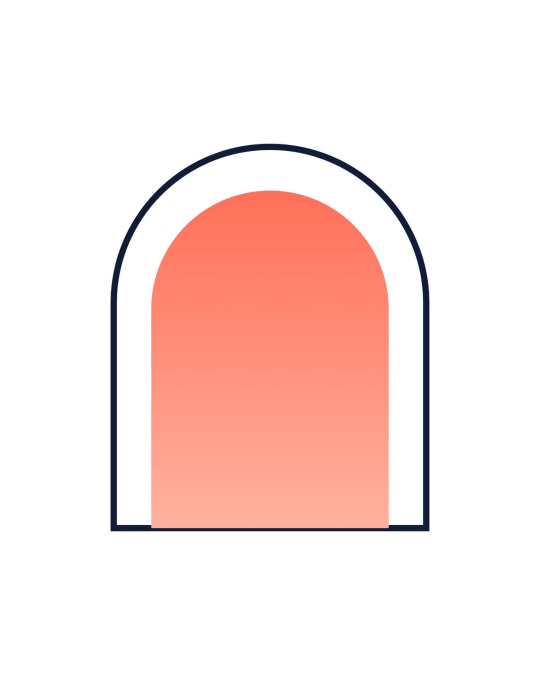
#> input picture posts/test-2026-10-13.png, 1080 x 1350 px (shown at 1/2 size)
$ python -i make_reel.py   (imports and definitions only)
#> lines starting #> are read from the running program, lines starting #| are printed output that depends on the picture
#!/usr/bin/env python3
"""THE LOBBY - reel Instagram/Facebook (video 1080x1920, 30 fps, H.264 + AAC) con copertina.

Uso: python3 make_reel.py data.json uscita.mp4
Scrive anche uscita-cover.jpg (copertina per Instagram, testo al centro così regge il ritaglio 4:5 della griglia).

La musica è generata qui dentro (accordi, cassa e charleston sintetizzati): nessun brano di terzi, nessun diritto da pagare.

data.json, tre formati:
1) "fact"  (Lo sapevi?) e 3) "news" (Attualità in 30 secondi):
{
  "format": "fact",
  "kicker": "LO SAPEVI?",                         # max ~22 caratteri
  "hook": "Il sindaco non firma i permessi.",      # 1a scena, max ~60 caratteri: deve fermare il pollice
  "points": [                                      # da 2 a 4 scene
    {"title": "Chi firma, allora?", "text": "Gli uffici comunali: dirigenti e funzionari."}
  ],
  "payoff": "La politica dà la direzione, gli uffici gestiscono.",   # facoltativa, max ~80
  "cta": "La lezione completa è gratis"            # facoltativa
}
2) "quiz" (Quiz lampo):
{
  "format": "quiz",
  "kicker": "QUIZ LAMPO",
  "hook": "Solo 3 persone su 10 lo sanno",          # facoltativo, deve essere vero o generico (niente statistiche inventate)
  "question": "Chi approva il bilancio del Comune?",
  "options": ["Il sindaco", "Il consiglio comunale", "Il prefetto"],
  "correct": 1,
  "explain": "Lo approva il consiglio comunale, su proposta della giunta.",
  "cta": "Mettiti alla prova con il quiz completo"
}
Durata: 18-30 secondi. Testi brevi: una scena si legge in 2-3 secondi.
"""
import json
import math
import os
import subprocess
import sys
import wave

import numpy as np
from PIL import Image, ImageDraw

from make_pill import NAVY, CORAL, IVORY, NAVY_SOFT, BOLD, MED, REG, font, tw, wrap, fit_block, draw_arch, draw_logo, promise_list

RW, RH, FPS = 1080, 1920, 30
SR = 44100
X0, X1 = 80, 940          # safe area: Instagram covers the right edge (buttons) and the bottom (caption)
TOP, BOTTOM = 420, 1440
MUTE = (170, 178, 196)
FFMPEG = "ffmpeg"


# ---------------------------------------------------------------- drawing helpers

def ease(t):
    t = max(0.0, min(1.0, t))
    return 1 - (1 - t) ** 3


def layer():
    return Image.new("RGBA", (RW, RH), (0, 0, 0, 0))


# [94 lines left out: functions text_block, pill, background, chrome, scene_hook, scene_point and 2 more, not called in this run]


LETTERS = "ABCD"


# [58 lines left out: function quiz_scenes, not called in this run]


def build(data):
    fmt = data.get("format", "fact")
    kicker = data.get("kicker") or {"fact": "LO SAPEVI?", "quiz": "QUIZ LAMPO", "news": "ATTUALITÀ IN 30 SECONDI"}[fmt]
    scenes = []
    if fmt == "quiz":
        scenes.append(scene_hook(kicker, data.get("hook") or "Lo sai o tiri a indovinare?", 2.4))
        scenes += quiz_scenes(data)
        scenes.append(scene_cta(data.get("cta") or "Mettiti alla prova con il quiz completo"))
    else:
        scenes.append(scene_hook(kicker, data["hook"]))
        for i, p in enumerate(data["points"][:4], 1):
            words = len((p.get("title", "") + " " + p.get("text", "")).split())
            scenes.append(scene_point(i, p["title"], p["text"], max(3.0, min(5.0, 1.4 + words * 0.17))))
        if data.get("payoff"):
            scenes.append(scene_payoff(data["payoff"]))
        scenes.append(scene_cta(data.get("cta") or "La lezione completa è gratis"))
    return scenes


# ---------------------------------------------------------------- audio (synthesised, royalty free)

# [81 lines left out: functions synth_music, write_wav, not called in this run]


# ---------------------------------------------------------------- render

def render(data, out):
    scenes = build(data)
    total = sum(s["dur"] for s in scenes)
    cuts, acc = [], 0.0
    for s in scenes:
        cuts.append(acc)
        acc += s["dur"]
    wav = out[:-4] + ".wav"
    write_wav(wav, synth_music(total, cuts, [s["sfx"] for s in scenes]))

    cmd = [FFMPEG, "-y", "-loglevel", "error", "-f", "rawvideo", "-pix_fmt", "rgb24", "-s", f"{RW}x{RH}", "-r", str(FPS), "-i", "-",
           "-i", wav, "-c:v", "libx264", "-preset", "medium", "-crf", "24", "-pix_fmt", "yuv420p", "-profile:v", "high",
           "-c:a", "aac", "-b:a", "128k", "-ar", "44100", "-shortest", "-movflags", "+faststart", out]
    proc = subprocess.Popen(cmd, stdin=subprocess.PIPE)
    frames = int(total * FPS)
    cache = {}
    for fi in range(frames):
        t = fi / FPS
        idx = max(i for i, c in enumerate(cuts) if c <= t + 1e-9)
        s = scenes[idx]
        lt = t - cuts[idx]
        img = background(t)
        chrome(img, lt / s["dur"], len(scenes), idx)
        # scenes that animate inside (quiz) are drawn every frame; the others are drawn once and cached
        animated = idx in (1, 2) and data.get("format") == "quiz"
        if animated:
            lay = layer()
            s["draw"](lay, lt)
        else:
            if idx not in cache:
                lay0 = layer()
                s["draw"](lay0, 0)
                cache[idx] = lay0
            lay = cache[idx]
        a_in = 1.0 if s.get("static_in") else ease(lt / 0.4)
        a_out = 1.0 if idx == len(scenes) - 1 else min(1.0, (s["dur"] - lt) / 0.22)
        alpha = max(0.0, min(a_in, a_out))
        dy = int((1 - a_in) * 70)
        if alpha < 1.0:
            a = lay.getchannel("A").point(lambda v, k=alpha: int(v * k))
            lay = lay.copy()
            lay.putalpha(a)
        base = img.convert("RGBA")
        base.alpha_composite(lay, (0, dy))
        proc.stdin.write(base.convert("RGB").tobytes())
    proc.stdin.close()
    if proc.wait() != 0:
        raise SystemExit("ffmpeg non è riuscito a creare il video")
    os.remove(wav)

    # cover: the hook scene, fully visible
    img = background(0)
    chrome(img, 0, len(scenes), 0)
    lay = layer()
    scenes[0]["draw"](lay, 0)
    base = img.convert("RGBA")
    base.alpha_composite(lay)
    base.convert("RGB").save(out[:-4] + "-cover.jpg", "JPEG", quality=90)
    return total


# [5 lines not run here, left out]

>>> import cv2
>>> picture = cv2.imread('posts/test-2026-10-13.png', cv2.IMREAD_GRAYSCALE)
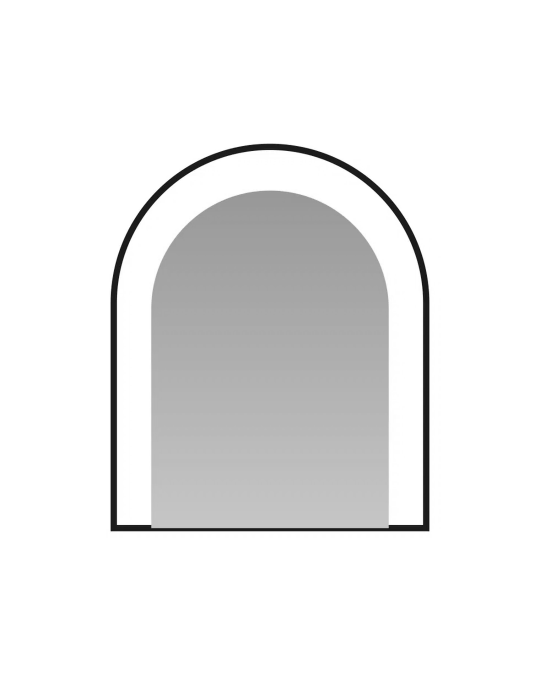
#> picture: shape (1350, 1080) (shown at 1/2 size); min 1, max 255, mean 234.5
>>> result = render(picture, 'out.png')
#> (the run stopped early here; a loop or call above may not have finished)
